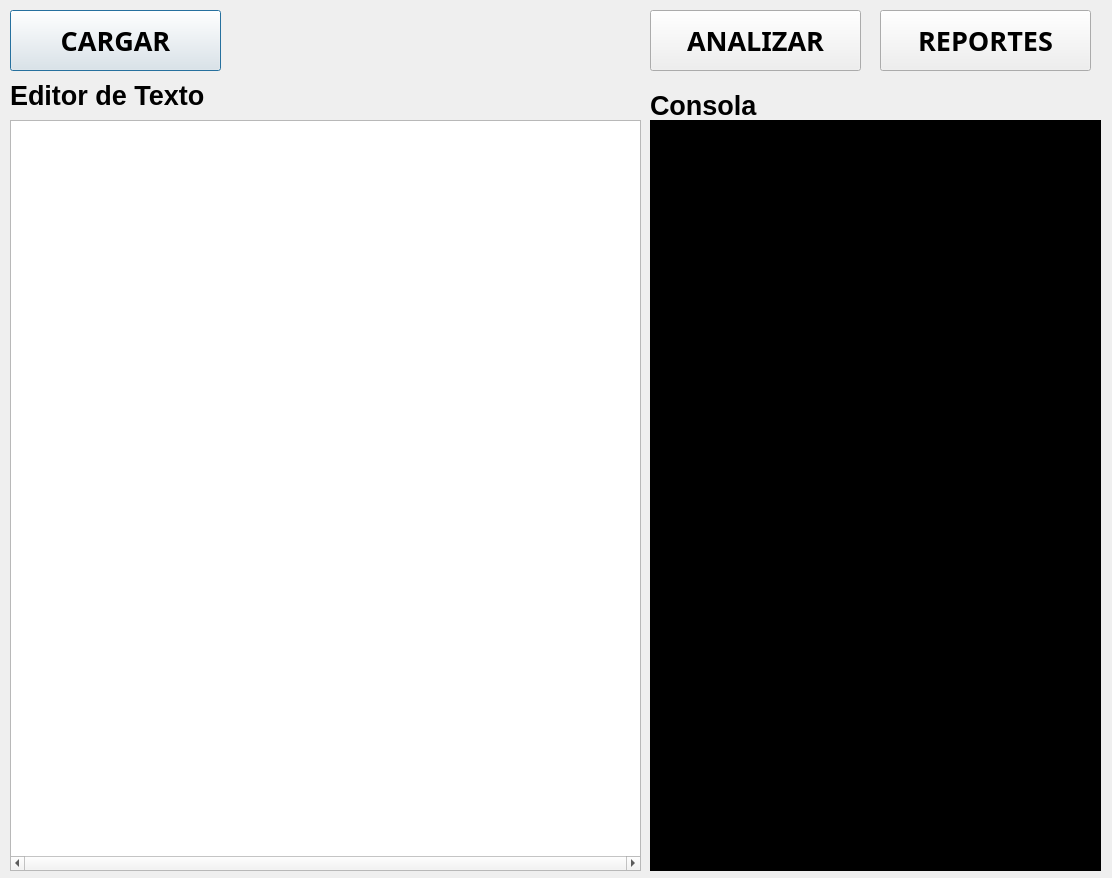
<?xml version="1.0" encoding="UTF-8"?>
<ui version="4.0">
 <class>Dialog</class>
 <widget class="QDialog" name="Dialog">
  <property name="geometry">
   <rect>
    <x>0</x>
    <y>0</y>
    <width>1112</width>
    <height>878</height>
   </rect>
  </property>
  <property name="windowTitle">
   <string>Dialog</string>
  </property>
  <widget class="QPlainTextEdit" name="Editor">
   <property name="geometry">
    <rect>
     <x>10</x>
     <y>120</y>
     <width>631</width>
     <height>751</height>
    </rect>
   </property>
   <property name="font">
    <font>
     <family>Tw Cen MT</family>
     <pointsize>14</pointsize>
    </font>
   </property>
   <property name="autoFillBackground">
    <bool>false</bool>
   </property>
   <property name="horizontalScrollBarPolicy">
    <enum>Qt::ScrollBarAlwaysOn</enum>
   </property>
  </widget>
  <widget class="QPlainTextEdit" name="Consola">
   <property name="enabled">
    <bool>false</bool>
   </property>
   <property name="geometry">
    <rect>
     <x>650</x>
     <y>120</y>
     <width>451</width>
     <height>751</height>
    </rect>
   </property>
   <property name="palette">
    <palette>
     <active>
      <colorrole role="WindowText">
       <brush brushstyle="SolidPattern">
        <color alpha="255">
         <red>0</red>
         <green>255</green>
         <blue>0</blue>
        </color>
       </brush>
      </colorrole>
      <colorrole role="Button">
       <brush brushstyle="SolidPattern">
        <color alpha="255">
         <red>0</red>
         <green>0</green>
         <blue>0</blue>
        </color>
       </brush>
      </colorrole>
      <colorrole role="Light">
       <brush brushstyle="SolidPattern">
        <color alpha="255">
         <red>0</red>
         <green>0</green>
         <blue>0</blue>
        </color>
       </brush>
      </colorrole>
      <colorrole role="Midlight">
       <brush brushstyle="SolidPattern">
        <color alpha="255">
         <red>0</red>
         <green>0</green>
         <blue>0</blue>
        </color>
       </brush>
      </colorrole>
      <colorrole role="Text">
       <brush brushstyle="SolidPattern">
        <color alpha="255">
         <red>0</red>
         <green>255</green>
         <blue>0</blue>
        </color>
       </brush>
      </colorrole>
      <colorrole role="BrightText">
       <brush brushstyle="SolidPattern">
        <color alpha="255">
         <red>0</red>
         <green>0</green>
         <blue>0</blue>
        </color>
       </brush>
      </colorrole>
      <colorrole role="Base">
       <brush brushstyle="SolidPattern">
        <color alpha="255">
         <red>0</red>
         <green>0</green>
         <blue>0</blue>
        </color>
       </brush>
      </colorrole>
      <colorrole role="Window">
       <brush brushstyle="SolidPattern">
        <color alpha="255">
         <red>0</red>
         <green>0</green>
         <blue>0</blue>
        </color>
       </brush>
      </colorrole>
      <colorrole role="HighlightedText">
       <brush brushstyle="SolidPattern">
        <color alpha="255">
         <red>0</red>
         <green>0</green>
         <blue>0</blue>
        </color>
       </brush>
      </colorrole>
      <colorrole role="ToolTipBase">
       <brush brushstyle="SolidPattern">
        <color alpha="255">
         <red>0</red>
         <green>0</green>
         <blue>0</blue>
        </color>
       </brush>
      </colorrole>
     </active>
     <inactive>
      <colorrole role="WindowText">
       <brush brushstyle="SolidPattern">
        <color alpha="255">
         <red>0</red>
         <green>255</green>
         <blue>0</blue>
        </color>
       </brush>
      </colorrole>
      <colorrole role="Button">
       <brush brushstyle="SolidPattern">
        <color alpha="255">
         <red>0</red>
         <green>0</green>
         <blue>0</blue>
        </color>
       </brush>
      </colorrole>
      <colorrole role="Light">
       <brush brushstyle="SolidPattern">
        <color alpha="255">
         <red>0</red>
         <green>0</green>
         <blue>0</blue>
        </color>
       </brush>
      </colorrole>
      <colorrole role="Midlight">
       <brush brushstyle="SolidPattern">
        <color alpha="255">
         <red>0</red>
         <green>0</green>
         <blue>0</blue>
        </color>
       </brush>
      </colorrole>
      <colorrole role="Text">
       <brush brushstyle="SolidPattern">
        <color alpha="255">
         <red>0</red>
         <green>255</green>
         <blue>0</blue>
        </color>
       </brush>
      </colorrole>
      <colorrole role="BrightText">
       <brush brushstyle="SolidPattern">
        <color alpha="255">
         <red>0</red>
         <green>0</green>
         <blue>0</blue>
        </color>
       </brush>
      </colorrole>
      <colorrole role="Base">
       <brush brushstyle="SolidPattern">
        <color alpha="255">
         <red>0</red>
         <green>0</green>
         <blue>0</blue>
        </color>
       </brush>
      </colorrole>
      <colorrole role="Window">
       <brush brushstyle="SolidPattern">
        <color alpha="255">
         <red>0</red>
         <green>0</green>
         <blue>0</blue>
        </color>
       </brush>
      </colorrole>
      <colorrole role="HighlightedText">
       <brush brushstyle="SolidPattern">
        <color alpha="255">
         <red>0</red>
         <green>0</green>
         <blue>0</blue>
        </color>
       </brush>
      </colorrole>
      <colorrole role="ToolTipBase">
       <brush brushstyle="SolidPattern">
        <color alpha="255">
         <red>0</red>
         <green>0</green>
         <blue>0</blue>
        </color>
       </brush>
      </colorrole>
     </inactive>
     <disabled>
      <colorrole role="WindowText">
       <brush brushstyle="SolidPattern">
        <color alpha="255">
         <red>120</red>
         <green>120</green>
         <blue>120</blue>
        </color>
       </brush>
      </colorrole>
      <colorrole role="Button">
       <brush brushstyle="SolidPattern">
        <color alpha="255">
         <red>0</red>
         <green>0</green>
         <blue>0</blue>
        </color>
       </brush>
      </colorrole>
      <colorrole role="Light">
       <brush brushstyle="SolidPattern">
        <color alpha="255">
         <red>0</red>
         <green>0</green>
         <blue>0</blue>
        </color>
       </brush>
      </colorrole>
      <colorrole role="Midlight">
       <brush brushstyle="SolidPattern">
        <color alpha="255">
         <red>0</red>
         <green>0</green>
         <blue>0</blue>
        </color>
       </brush>
      </colorrole>
      <colorrole role="Text">
       <brush brushstyle="SolidPattern">
        <color alpha="255">
         <red>120</red>
         <green>120</green>
         <blue>120</blue>
        </color>
       </brush>
      </colorrole>
      <colorrole role="BrightText">
       <brush brushstyle="SolidPattern">
        <color alpha="255">
         <red>0</red>
         <green>0</green>
         <blue>0</blue>
        </color>
       </brush>
      </colorrole>
      <colorrole role="Base">
       <brush brushstyle="SolidPattern">
        <color alpha="255">
         <red>0</red>
         <green>0</green>
         <blue>0</blue>
        </color>
       </brush>
      </colorrole>
      <colorrole role="Window">
       <brush brushstyle="SolidPattern">
        <color alpha="255">
         <red>0</red>
         <green>0</green>
         <blue>0</blue>
        </color>
       </brush>
      </colorrole>
      <colorrole role="HighlightedText">
       <brush brushstyle="SolidPattern">
        <color alpha="255">
         <red>0</red>
         <green>0</green>
         <blue>0</blue>
        </color>
       </brush>
      </colorrole>
      <colorrole role="ToolTipBase">
       <brush brushstyle="SolidPattern">
        <color alpha="255">
         <red>0</red>
         <green>0</green>
         <blue>0</blue>
        </color>
       </brush>
      </colorrole>
     </disabled>
    </palette>
   </property>
   <property name="font">
    <font>
     <family>Tw Cen MT</family>
     <pointsize>14</pointsize>
    </font>
   </property>
   <property name="autoFillBackground">
    <bool>true</bool>
   </property>
   <property name="backgroundVisible">
    <bool>false</bool>
   </property>
  </widget>
  <widget class="QLabel" name="lEditor">
   <property name="geometry">
    <rect>
     <x>10</x>
     <y>80</y>
     <width>321</width>
     <height>31</height>
    </rect>
   </property>
   <property name="font">
    <font>
     <pointsize>20</pointsize>
     <weight>75</weight>
     <bold>true</bold>
    </font>
   </property>
   <property name="text">
    <string>Editor de Texto</string>
   </property>
  </widget>
  <widget class="QLabel" name="lConsola">
   <property name="geometry">
    <rect>
     <x>650</x>
     <y>90</y>
     <width>321</width>
     <height>31</height>
    </rect>
   </property>
   <property name="font">
    <font>
     <pointsize>20</pointsize>
     <weight>75</weight>
     <bold>true</bold>
    </font>
   </property>
   <property name="text">
    <string>Consola</string>
   </property>
  </widget>
  <widget class="QPushButton" name="bCargar">
   <property name="geometry">
    <rect>
     <x>10</x>
     <y>10</y>
     <width>211</width>
     <height>61</height>
    </rect>
   </property>
   <property name="font">
    <font>
     <family>Tw Cen MT</family>
     <pointsize>20</pointsize>
     <weight>75</weight>
     <bold>true</bold>
    </font>
   </property>
   <property name="text">
    <string>CARGAR</string>
   </property>
  </widget>
  <widget class="QPushButton" name="bAnalizar">
   <property name="geometry">
    <rect>
     <x>650</x>
     <y>10</y>
     <width>211</width>
     <height>61</height>
    </rect>
   </property>
   <property name="font">
    <font>
     <family>Tw Cen MT</family>
     <pointsize>20</pointsize>
     <weight>75</weight>
     <bold>true</bold>
    </font>
   </property>
   <property name="text">
    <string>ANALIZAR</string>
   </property>
  </widget>
  <widget class="QPushButton" name="bAnalizar_2">
   <property name="geometry">
    <rect>
     <x>880</x>
     <y>10</y>
     <width>211</width>
     <height>61</height>
    </rect>
   </property>
   <property name="font">
    <font>
     <family>Tw Cen MT</family>
     <pointsize>20</pointsize>
     <weight>75</weight>
     <bold>true</bold>
    </font>
   </property>
   <property name="text">
    <string>REPORTES</string>
   </property>
  </widget>
 </widget>
 <resources/>
 <connections/>
</ui>
